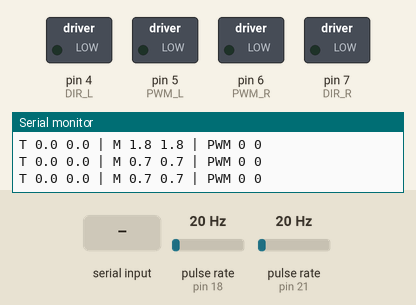
Recording of a sketch running on a simulated Arduino Mega 2560, built with avr-gcc and run on an emulated ATmega2560. Shown: switched loads named in the sketch (green lamp = pin HIGH), the last lines printed to the serial monitor. Wiring (inferred from the names in the program): 2 × pulse sensor: data pin 18 / data pin 21. Dashed ring = blinking. The test bench sets the inputs (shaded band); at power-on: pulse rate (sensors on pin 18, pin 21) 20 Hz.

Above: at 1.4 s.
1.5 s: "LR 30 30\n" received over Serial
3.4 s: pulse rate (sensor on pin 18) set to 196 Hz
At 6.35 s:
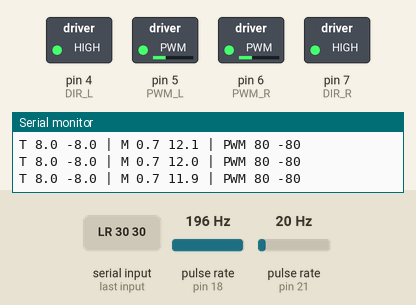
6.4 s: pulse rate (sensor on pin 21) set to 4 Hz
9.4 s: pulse rate (sensor on pin 18) set to 78 Hz
At 11.42 s:
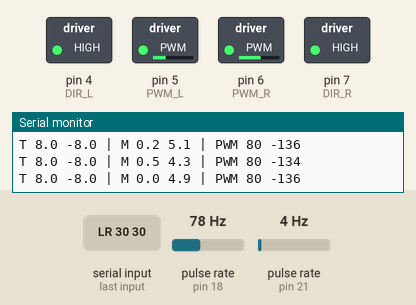
12.4 s: "BT 25 10\n" received over Serial
15.4 s: "PID 1.2 0.6 0.02\n" received over Serial
At 22.72 s:
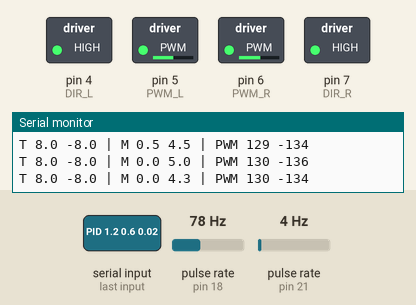
Timing chart, 0 to 23.4 s (numbered marks = the images above; inputs shaded):
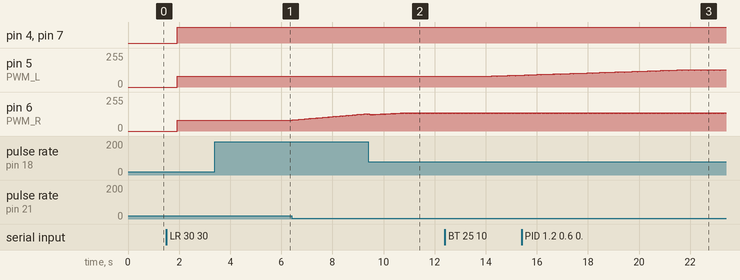

The sketch:

dianji1.ino
```cpp
/*
  Dual DC Motor Speed PID for Arduino Mega2560
  - Encoders: single channel A rising-edge only
  - Wheel PPR (counts per wheel revolution): 990  (11 PPR motor * 90:1 gearbox)
  - Motor driver: PWM + DIR per motor (your doc: PWM pins 5/6, DIR pins 4/7)
  - Serial command:
      1) Set wheel targets (rpm):  "LR <left_rpm> <right_rpm>\n"
         e.g. "LR 30 30"
      2) Set base/turn (rpm):      "BT <base_rpm> <turn_rpm>\n"
         e.g. "BT 25 10" -> left=35 right=15
      3) Tune PID:                 "PID <Kp> <Ki> <Kd>\n"
         e.g. "PID 1.2 0.6 0.02"
      4) Stop:                     "STOP\n"
*/
const bool INVERT_L = false;
const bool INVERT_R = true;   // 先把右轮设 true（因为你右轮方向反）

#include <Arduino.h>
// ================== OpenMV UART (Mega Serial2) ==================
#define CAM Serial2  // RX2=17, TX2=16

String camLine;

// 追踪参数：先用这组，后面再调
float KP_TURN = 0.06f;      // 像素误差 -> turn(rpm)
int   ERR_DB  = 10;         // 像素死区（防抖）
float TURN_MAX = 12.0f;     // 转向rpm上限

// ======= 到 20cm 停车参数 =======
int  AREA_STOP = 5200;              // 20cm 停止（你测到 area≈5200）
const uint32_t HOLD_MS = 5000;     // 停 10 秒

enum Mode { MODE_TRACK, MODE_HOLD, MODE_SEARCH };
Mode mode = MODE_SEARCH;

uint32_t holdUntilMs = 0;

// 停车结束后的冷却期：防止刚恢复又立刻再次触发停车
uint32_t coolUntilMs = 0;
const uint32_t COOL_MS = 800;       // 0.8 秒

// 防抖：连续 N 次满足“接近”才触发停车
int nearCount = 0;
const int NEAR_COUNT_REQ = 5;       // 5次*20ms=100ms


// 面积 -> 前进速度（逼近）
int AREA_FAR  = 600;       // 小于此认为远
int AREA_NEAR = 3000;      // 大于此认为很近
float BASE_MAX = 12.0f;    // 远时前进rpm
float BASE_MIN = 0.0f;     // 近时减速到0（可改成-6实现太近后退）

// 丢目标：先停一下，再原地搜红色
uint32_t lastSeenMs = 0;
const uint32_t LOST_GRACE_MS  = 200;   // 丢失短暂先停（抗抖）
const uint32_t LOST_SEARCH_MS = 1200;   // 超过这时间进入搜索
float SEARCH_TURN_RPM = 8.0f;          // 搜索转速（6~10）
int searchDir = +1;                   // +1 右转搜，-1 左转搜

// 让“视觉数据”也能刷新超时（避免 3 秒自动停）
bool camActive = true;


// ================== Pin Mapping ==================
const uint8_t PWM_L = 5;     // left motor PWM
const uint8_t PWM_R = 6;     // right motor PWM
const uint8_t DIR_L = 4;     // left motor direction
const uint8_t DIR_R = 7;     // right motor direction

// Encoder A channels (single channel used)
const uint8_t ENC_L_A = 21;  // left encoder A  (interrupt-capable)
const uint8_t ENC_R_A = 18;  // right encoder A (interrupt-capable)

// ================== Encoder / Speed ==================
const float WHEEL_PPR = 990.0f;        // counts per wheel revolution (A rising only)
const float DT = 0.02f;                // control period seconds (20ms)
const uint32_t DT_MS = (uint32_t)(DT * 1000);

// ================== Motor Output Limits ==================
const int PWM_MAX = 255;
const int PWM_MIN_START = 80;           // deadzone compensation: below this often won't move
const float RPM_STOP_EPS = 0.5f;        // treat target near 0 as stop

// ================== PID Defaults ==================
// 先给一组“能跑起来”的默认值：你后续用串口 PID 命令再调
float Kp = 1.2f;
float Ki = 0.8f;
float Kd = 0.02f;

// Anti-windup limit for integral term (in "PWM units")
const float I_LIM = 120.0f;

// Optional low-pass filter for measured rpm
const float RPM_LPF_ALPHA = 0.35f; // 0~1, larger = less filtering

// ================== Runtime Variables ==================
volatile long encCountL = 0;
volatile long encCountR = 0;

float rpmMeasL = 0, rpmMeasR = 0;
float rpmFiltL = 0, rpmFiltR = 0;

float targetRpmL = 0, targetRpmR = 0;

float iTermL = 0, iTermR = 0;
float lastErrL = 0, lastErrR = 0;

uint32_t lastControlMs = 0;

// Safety: stop if no command for a while (optional)
uint32_t lastCmdMs = 0;
const uint32_t CMD_TIMEOUT_MS = 3000;  // 3 seconds no command => stop

// ================== Encoder ISRs ==================
void isrEncL() { encCountL++; }
void isrEncR() { encCountR++; }

// ================== Helpers ==================
static inline int applyDeadzone(int pwmSigned) {
  if (pwmSigned == 0) return 0;
  int s = (pwmSigned > 0) ? 1 : -1;
  int mag = abs(pwmSigned);
  if (mag < PWM_MIN_START) mag = PWM_MIN_START;
  if (mag > PWM_MAX) mag = PWM_MAX;
  return s * mag;
}

void setMotor(int pwmPin, int dirPin, int pwmSigned, bool invertDir) {
  if (pwmSigned == 0) {
    analogWrite(pwmPin, 0);
    return;
  }

  bool forward = (pwmSigned > 0);
  if (invertDir) forward = !forward;

  digitalWrite(dirPin, forward ? HIGH : LOW);
  analogWrite(pwmPin, constrain(abs(pwmSigned), 0, 255));
}
// ✅ 新增：3 参数包装（兼容老调用）
void setMotor(int pwmPin, int dirPin, int pwmSigned) {
  bool inv = false;
  if (pwmPin == PWM_L) inv = INVERT_L;
  else if (pwmPin == PWM_R) inv = INVERT_R;
  setMotor(pwmPin, dirPin, pwmSigned, inv);
}

void stopAll() {
  setMotor(PWM_L, DIR_L, 0);
  setMotor(PWM_R, DIR_R, 0);
  iTermL = iTermR = 0;
  lastErrL = lastErrR = 0;
}

// Convert counts in DT interval to rpm
static inline float countsToRpm(long counts) {
  // rpm = (counts / PPR) * (60 / DT)
  return (counts * (60.0f / (WHEEL_PPR * DT)));
}

// PID controller returning signed PWM output
int pidStep(float targetRpm, float measRpm, float &iTerm, float &lastErr) {
  // For near-zero target, force stop
  if (fabs(targetRpm) < RPM_STOP_EPS) {
    iTerm = 0;
    lastErr = 0;
    return 0;
  }

  float err = targetRpm - measRpm;

  // Integral (anti-windup clamp)
  iTerm += Ki * err * DT;
  if (iTerm > I_LIM) iTerm = I_LIM;
  if (iTerm < -I_LIM) iTerm = -I_LIM;

  // Derivative on error
  float d = (err - lastErr) / DT;
  lastErr = err;

  float u = Kp * err + iTerm + Kd * d;

  // Convert to PWM (signed)
  int pwm = (int)lround(u);

  // Saturate
  pwm = constrain(pwm, -PWM_MAX, PWM_MAX);

  // Deadzone compensation
  pwm = applyDeadzone(pwm);

  return pwm;
}

// ================== Serial Command Parsing ==================
String line;

void handleLine(String s) {
  s.trim();            // ⭐关键：去掉首尾空格、\r、\n、tab
  lastCmdMs = millis();

  Serial.print("HANDLE: [");  // 调试：确认最终字符串
  Serial.print(s);
  Serial.println("]");

  if (s.equalsIgnoreCase("STOP")) {
    targetRpmL = 0;
    targetRpmR = 0;
    stopAll();
    Serial.println("OK STOP");
    return;
  }

 if (s.startsWith("LR") || s.startsWith("lr")) {
  long l = 0, r = 0;
  int n = sscanf(s.c_str(), "LR %ld %ld", &l, &r);
  if (n != 2) n = sscanf(s.c_str(), "lr %ld %ld", &l, &r);

  if (n == 2) {
    targetRpmL = (float)l;
    targetRpmR = (float)r;
    Serial.print("OK LR "); Serial.print(targetRpmL); Serial.print(" "); Serial.println(targetRpmR);
  } else {
    Serial.println("ERR LR");
  }
  return;
}


 if (s.startsWith("BT") || s.startsWith("bt")) {
  long base = 0, turn = 0;
  int n = sscanf(s.c_str(), "BT %ld %ld", &base, &turn);
  if (n != 2) n = sscanf(s.c_str(), "bt %ld %ld", &base, &turn);

  if (n == 2) {
    targetRpmL = (float)(base + turn);
    targetRpmR = (float)(base - turn);
    Serial.print("OK BT -> LR "); Serial.print(targetRpmL); Serial.print(" "); Serial.println(targetRpmR);
  } else {
    Serial.println("ERR BT");
  }
  return;
}


  if (s.startsWith("PID") || s.startsWith("pid")) {
    float p, i, d;
    if (sscanf(s.c_str(), "%*s %f %f %f", &p, &i, &d) == 3) {
      Kp = p; Ki = i; Kd = d;
      iTermL = iTermR = 0;
      lastErrL = lastErrR = 0;
      Serial.print("OK PID "); Serial.print(Kp); Serial.print(" "); Serial.print(Ki); Serial.print(" "); Serial.println(Kd);
    } else {
      Serial.println("ERR PID");
    }
    return;
  }
if (s.startsWith("RAW") || s.startsWith("raw")) {
  long l = 0, r = 0;
  int n = sscanf(s.c_str(), "RAW %ld %ld", &l, &r);
  if (n != 2) n = sscanf(s.c_str(), "raw %ld %ld", &l, &r);

  if (n == 2) {
    // 直接输出，绕过PID
    setMotor(PWM_L, DIR_L, (int)l, INVERT_L);
    setMotor(PWM_R, DIR_R, (int)r, INVERT_R);
    Serial.print("OK RAW "); Serial.print(l); Serial.print(" "); Serial.println(r);
  } else {
    Serial.println("ERR RAW");
  }
  return;
}

  if (s.equalsIgnoreCase("STAT")) {
    Serial.print("T "); Serial.print(targetRpmL); Serial.print(" "); Serial.print(targetRpmR);
    Serial.print(" | M "); Serial.print(rpmFiltL); Serial.print(" "); Serial.println(rpmFiltR);
    return;
  }

  Serial.println("ERR CMD");
}


void readSerial() {
  while (Serial.available()) {
    char c = (char)Serial.read();

    // 抓包：打印收到的字符和 ASCII 码
    //Serial.print("RX char='");
    //Serial.print(c);
    //Serial.print("'  code=");
   // Serial.println((int)(uint8_t)c);

    // 兼容所有行尾：\n 或 \r
    if (c == '\n' || c == '\r') {
      if (line.length() > 0) {
        Serial.print("LINE: "); Serial.println(line);   // 看看整行是什么
        handleLine(line);
        line = "";
      }
    } else {
      if (line.length() < 80) line += c;
    }
  }
}
static inline float clampf(float x, float lo, float hi) {
  if (x < lo) return lo;
  if (x > hi) return hi;
  return x;
}


// ================== OpenMV helpers ==================

void handleCamLine(String s) {
  s.trim();
  if (s.length() == 0) return;

  // 正在停车(HOLD)时，忽略相机数据，防止覆盖停车指令
  if (mode == MODE_HOLD) return;

  // L：丢失（不更新 lastSeenMs，让 loop 的丢失逻辑去转圈）
  if (s[0] == 'L') return;

  // 只处理 E
  if (s[0] != 'E') return;

  long err = 0, area = 0;
  if (sscanf(s.c_str(), "E %ld %ld", &err, &area) != 2) return;

  // 收到视觉数据就刷新超时
  lastCmdMs  = millis();
  lastSeenMs = millis();

  // 可选：调试打印（刷屏会影响控制，调好后建议注释）
  // Serial.print("AREA="); Serial.println(area);

  // ======= 到达判定：接近则进入 HOLD（停10秒）=======
  if (AREA_STOP > 0) {
    // 冷却期内不触发停车
    if (millis() < coolUntilMs) {
      nearCount = 0;
    } else {
      if (area >= AREA_STOP) nearCount++;
      else nearCount = 0;

      if (nearCount >= NEAR_COUNT_REQ) {
        mode = MODE_HOLD;
        holdUntilMs = millis() + HOLD_MS;
        targetRpmL = 0;
        targetRpmR = 0;
        return;
      }
    }
  }

  // 正常识别到目标：进入 TRACK
  mode = MODE_TRACK;

  // 记录误差方向：丢失后按这个方向搜
  if (err > 0)      searchDir = +1;
  else if (err < 0) searchDir = -1;

  // deadband
  if (abs(err) < ERR_DB) err = 0;

  // turn
  float turn = KP_TURN * (float)err;
  turn = clampf(turn, -TURN_MAX, TURN_MAX);

  // base：面积越大越近 -> 越慢
  float base;
  if (area <= AREA_FAR) base = BASE_MAX;
  else if (area >= AREA_NEAR) base = BASE_MIN;
  else {
    float t = (float)(area - AREA_FAR) / (float)(AREA_NEAR - AREA_FAR);
    base = BASE_MAX + t * (BASE_MIN - BASE_MAX);
  }

  targetRpmL = base + turn;
  targetRpmR = base - turn;
}


void readCam() {
  while (CAM.available()) {
    char c = (char)CAM.read();
    if (c == '\n' || c == '\r') {
      if (camLine.length() > 0) {
        handleCamLine(camLine);
        camLine = "";
      }
    } else {
      if (camLine.length() < 80) camLine += c;
    }
  }
}


// ================== Setup / Loop ==================
void setup() {
  Serial.begin(115200);
  delay(200);
  CAM.begin(115200);   // OpenMV UART
  lastSeenMs = millis();

  pinMode(PWM_L, OUTPUT);
  pinMode(PWM_R, OUTPUT);
  pinMode(DIR_L, OUTPUT);
  pinMode(DIR_R, OUTPUT);

  pinMode(ENC_L_A, INPUT_PULLUP);
  pinMode(ENC_R_A, INPUT_PULLUP);

  attachInterrupt(digitalPinToInterrupt(ENC_L_A), isrEncL, RISING);
  attachInterrupt(digitalPinToInterrupt(ENC_R_A), isrEncR, RISING);

  stopAll();

  lastControlMs = millis();
  lastCmdMs = millis();

  Serial.println("READY");
  Serial.println("CMD: LR <Lrpm> <Rrpm> | BT <base> <turn> | PID <Kp> <Ki> <Kd> | STOP | STAT");
  mode = MODE_HOLD;
holdUntilMs = millis() + 500;  // 上电先停0.5秒防抖

}

void loop() {
  readSerial();
  if (camActive) readCam();

  uint32_t now = millis();
  if (now - lastControlMs >= DT_MS) {
    lastControlMs += DT_MS;

        // Safety timeout：如果你不用手动串口，而是用相机，就别让它 3 秒自动停
    // lastCmdMs 会在 handleCamLine(E...) 里刷新
    if (now - lastCmdMs > CMD_TIMEOUT_MS) {
      targetRpmL = 0;
      targetRpmR = 0;
    }
// ======= HOLD：停 10 秒 =======
if (mode == MODE_HOLD) {
  targetRpmL = 0;
  targetRpmR = 0;

  if ((int32_t)(now - holdUntilMs) >= 0) {
    mode = MODE_SEARCH;
    nearCount = 0;
    lastSeenMs = now;
    coolUntilMs = now + COOL_MS;
  }
}

if (mode != MODE_HOLD) {
    // ===== 丢目标策略：停一下 -> 原地转圈找红色 =====
    uint32_t dtLost = now - lastSeenMs;
    if (dtLost > LOST_SEARCH_MS) {
      float turn = searchDir * SEARCH_TURN_RPM;
      targetRpmL = +turn;
      targetRpmR = -turn;
    } else if (dtLost > LOST_GRACE_MS) {
      targetRpmL = 0;
      targetRpmR = 0;
    }
}

    // Grab and reset encoder counts atomically
    noInterrupts();
    long cL = encCountL; encCountL = 0;
    long cR = encCountR; encCountR = 0;
    interrupts();

    // Measured rpm (DT window)
    rpmMeasL = countsToRpm(cL);
    rpmMeasR = countsToRpm(cR);

    // Low-pass filter
    rpmFiltL = RPM_LPF_ALPHA * rpmMeasL + (1.0f - RPM_LPF_ALPHA) * rpmFiltL;
    rpmFiltR = RPM_LPF_ALPHA * rpmMeasR + (1.0f - RPM_LPF_ALPHA) * rpmFiltR;

    // PID -> PWM
    int pwmL = pidStep(targetRpmL, rpmFiltL, iTermL, lastErrL);
    int pwmR = pidStep(targetRpmR, rpmFiltR, iTermR, lastErrR);

    // Output
   setMotor(PWM_L, DIR_L, pwmL, INVERT_L);
   setMotor(PWM_R, DIR_R, pwmR, INVERT_R);

    // Debug print (每 200ms 一次，避免刷屏)
    static uint8_t div = 0;
    if (++div >= 10) { // 10*20ms=200ms
      div = 0;
      Serial.print("T "); Serial.print(targetRpmL, 1); Serial.print(" "); Serial.print(targetRpmR, 1);
      Serial.print(" | M "); Serial.print(rpmFiltL, 1); Serial.print(" "); Serial.print(rpmFiltR, 1);
      Serial.print(" | PWM "); Serial.print(pwmL); Serial.print(" "); Serial.println(pwmR);
    }
  }
}
```

Measured:
- after the input at 3.4 s, pin 6 (PWM_R): 80/255 → 81/255 after 2.9 s, → 82/255 0.06 s later
